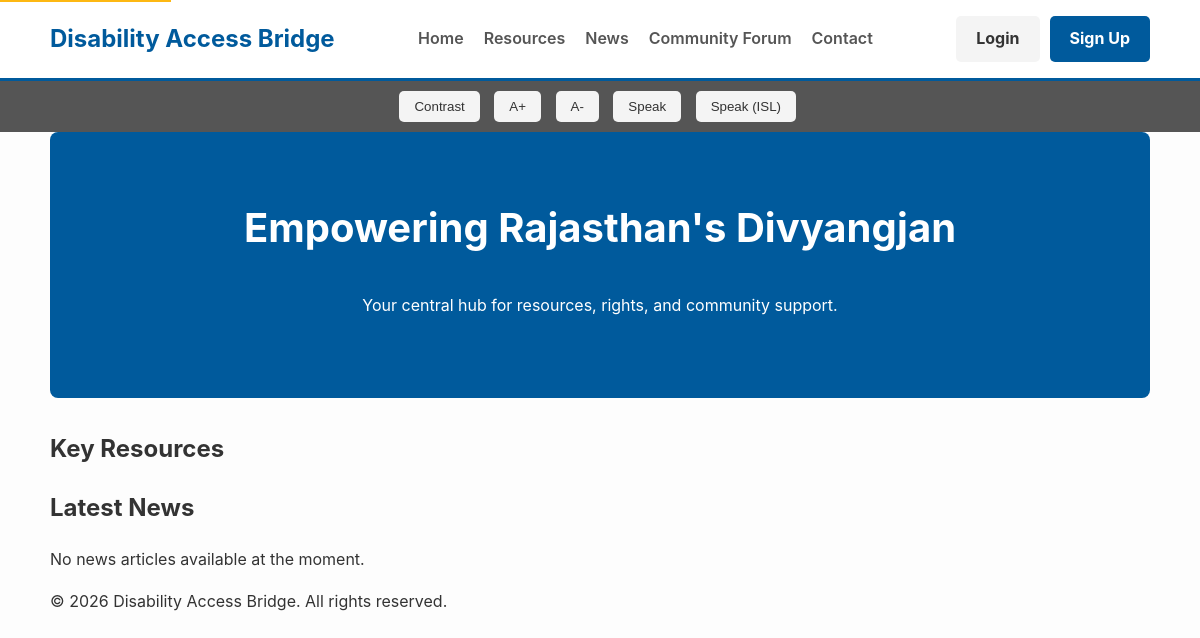
The app's page /, older data.
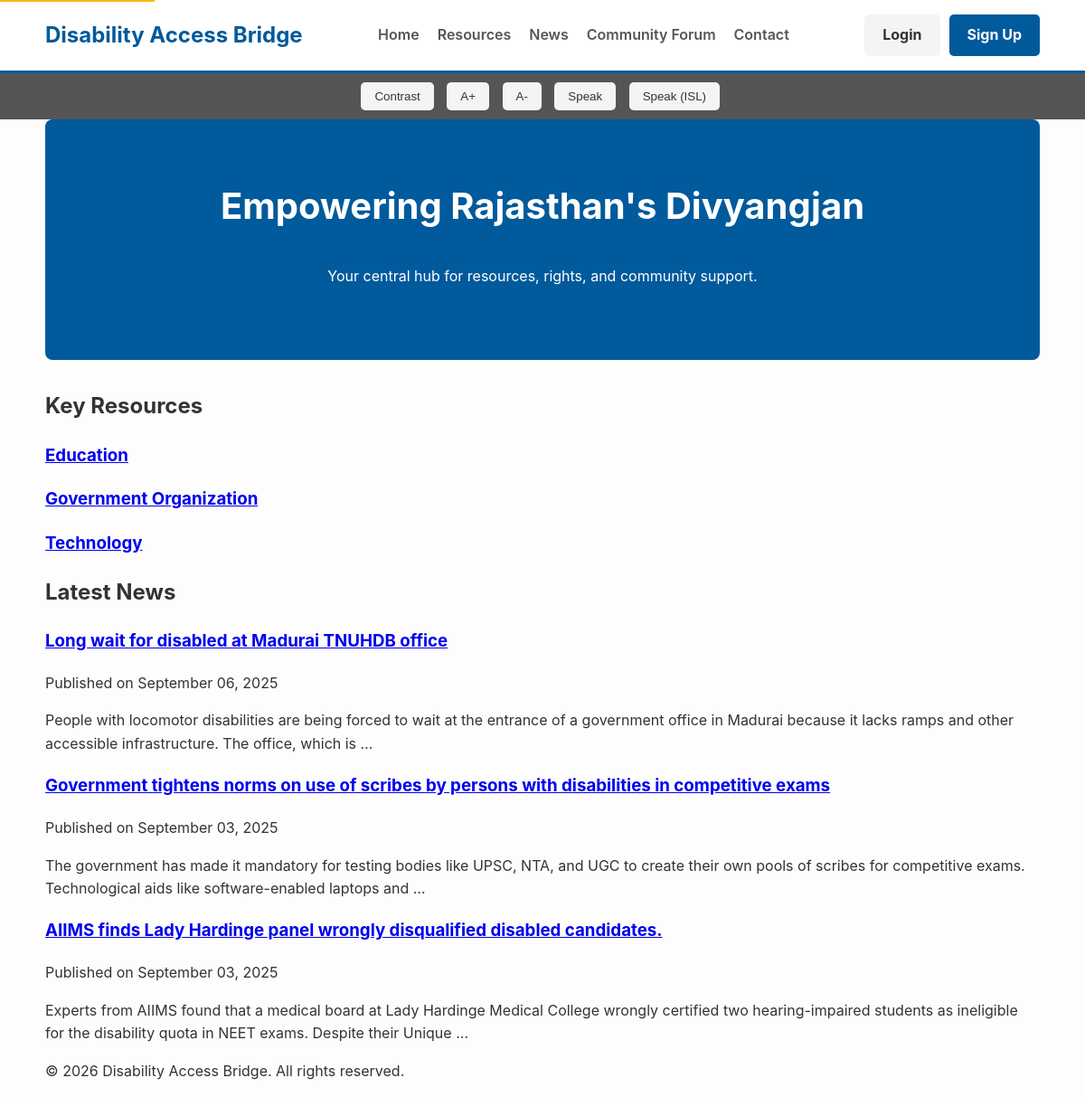
The same page, newer data.
### core/models.py (models this page shows, shortened)
class Category(models.Model):
    name = models.CharField(max_length=100, unique=True)
    class Meta:
        verbose_name_plural = "Categories"

class NewsArticle(models.Model):
    title = models.CharField(max_length=255)
    content = models.TextField()
    published_date = models.DateTimeField(default=timezone.now)
    author = models.ForeignKey(User, on_delete=models.SET_NULL, null=True, blank=True)
    class Meta:
        ordering = ['-published_date']

### core/views.py (the view)
# urls.py: path('', views.home_view, name='home'),
def home_view(request):
    latest_news = NewsArticle.objects.all()[:3]
    context = {'latest_news': latest_news}
    return render(request, 'core/home.html', context)

### core/context_processors.py (called while the page is built)
def resource_categories(request):
    return {
        'ALL_CATEGORIES': Category.objects.all().order_by('name')
    }

### core/templates/core/home.html (shortened to what this page needs)
{% extends 'core/base.html' %}
{% block content %}
<section class="hero">
    <h1>Empowering Rajasthan's Divyangjan</h1>
    <p>Your central hub for resources, rights, and community support.</p>
</section>
<section class="features">
    <h2>Key Resources</h2>
    <div class="feature-grid">
        <a href="{% url 'resources' %}?category={{ ALL_CATEGORIES.0.id }}" class="feature-card"><h3>{{ ALL_CATEGORIES.0.name }}</h3></a>
        <a href="{% url 'resources' %}?category={{ ALL_CATEGORIES.1.id }}" class="feature-card"><h3>{{ ALL_CATEGORIES.1.name }}</h3></a>
        <a href="{% url 'resources' %}?category={{ ALL_CATEGORIES.2.id }}" class="feature-card"><h3>{{ ALL_CATEGORIES.2.name }}</h3></a>
    </div>
</section>
<section>
    <h2>Latest News</h2>
    <div class="news-list">
        {% for article in latest_news %}
            <article class="news-item-summary">
                <h3><a href="{% url 'news_detail' article.pk %}">{{ article.title }}</a></h3>
                <p class="meta">Published on {{ article.published_date|date:"F d, Y" }}</p>
                <p>{{ article.content|truncatewords:30 }}</p>
            </article>
        {% empty %}
            <p>No news articles available at the moment.</p>
        {% endfor %}
    </div>
</section>
{% endblock %}

### core/templates/core/base.html (shortened to what this page needs)
<!DOCTYPE html>
<html lang="en">
<head>
    {% load static %}
    <link rel="stylesheet" href="{% static 'core/style.css' %}">
</head>
<body id="page-body">
    <header class="site-header">
        <div class="container">
            <div class="logo">
                <a href="{% url 'home' %}">Disability Access Bridge</a>
            </div>
            <nav class="main-nav">
                <ul>
                    <li><a href="{% url 'home' %}">Home</a></li>
                    <li><a href="{% url 'resources' %}">Resources</a></li>
                    <li><a href="{% url 'news_list' %}">News</a></li>
                    <li><a href="{% url 'forum' %}"> Community Forum</a></li>
                    <li><a href="{% url 'contact' %}">Contact</a></li>
                </ul>
            </nav>
            <div class="header-actions">
                {% if user.is_authenticated %}
                    <span>Welcome, {{ user.username }}</span>
                    <form method="post" action="{% url 'logout' %}" style="display: inline;">
                        {% csrf_token %}
                        <button type="submit" class="btn btn-secondary btn-logout">Logout</button>
                    </form>
                {% else %}
                    <a href="{% url 'login' %}" class="btn btn-secondary">Login</a>
                    <a href="{% url 'signup' %}" class="btn">Sign Up</a>
                {% endif %}
            </div>
        </div>
    </header>
    <div class="accessibility-toolbar">
        <button id="contrast-toggle" title="Toggle High Contrast">Contrast</button>
        <button id="font-increase" title="Increase Font Size">A+</button>
        <button id="font-decrease" title="Decrease Font Size">A-</button>
        <button id="tts-button" title="Read Page Content Aloud">Speak</button>
        <button id="isl-button" title="Speak to ISL Converter">Speak (ISL)</button>
    </div>
    <main id="main-content" class="container">
        {% block content %}{% endblock %}
    </main>
    <footer class="site-footer">
        <div class="container">
            <p>&copy; {% now "Y" %} Disability Access Bridge. All rights reserved.</p>
        </div>
    </footer>
</body>
</html>

### core/static/core/style.css (style rules this page uses)
:root { --primary-color: #005A9C; --secondary-color: #FDB813; --text-color: #333; --bg-color: #fdfdfd; --light-gray: #f4f4f4; --dark-gray: #555; --font-size: 16px; }
body { font-family: -apple-system, BlinkMacSystemFont, "Segoe UI", Roboto, Helvetica, Arial, sans-serif; margin: 0; background-color: var(--bg-color); color: var(--text-color); font-size: var(--font-size); line-height: 1.6; }
.container { max-width: 1100px; margin: 0 auto; padding: 0 20px; }
.site-header { background: #fff; box-shadow: 0 2px 4px rgba(0,0,0,0.1); padding: 1rem 0; border-bottom: 3px solid var(--primary-color); }
.site-header .container { display: flex; justify-content: space-between; align-items: center; }
.logo a { font-size: 1.5rem; font-weight: bold; color: var(--primary-color); text-decoration: none; }
.main-nav ul { margin: 0; padding: 0; list-style: none; display: flex; gap: 20px; }
.main-nav a { text-decoration: none; color: var(--dark-gray); font-weight: 600; padding: 5px 0; border-bottom: 2px solid transparent; transition: all 0.3s ease; }
.header-actions { display: flex; align-items: center; gap: 10px; }
.btn, .btn-secondary { display: inline-block; padding: 10px 20px; border-radius: 5px; text-decoration: none; font-weight: bold; border: none; cursor: pointer; transition: background-color 0.3s ease; }
.btn { background-color: var(--primary-color); color: #fff; }
.btn-secondary { background-color: var(--light-gray); color: var(--text-color); }
main { padding: 2rem 0; }
.hero { background-color: var(--primary-color); color: #fff; padding: 4rem 2rem; text-align: center; border-radius: 8px; margin-bottom: 2rem; }
.hero h1 { font-size: 2.5rem; margin-top: 0; }
.accessibility-toolbar { background: var(--dark-gray); padding: 10px; text-align: center; }
.accessibility-toolbar button { background: var(--light-gray); color: var(--text-color); border: none; padding: 8px 15px; margin: 0 5px; cursor: pointer; border-radius: 5px; }

Row changes from the older to the newer data that the page shows:
added Category: name "Education"
added Category: name "Government Organization"
added Category: name "Technology"
added NewsArticle: title "Long wait for disabled at Madurai TNUHDB office", published_date "September 06, 2025", content "People with locomotor disabilities are being forced to wait at the entrance of a government office in Madurai because it lacks ramps and other accessible infrastructure. The office, which is …"
added NewsArticle: title "Government tightens norms on use of scribes by persons with disabilities in competitive exams", published_date "September 03, 2025", content "The government has made it mandatory for testing bodies like UPSC, NTA, and UGC to create their own pools of scribes for competitive exams. Technological aids like software-enabled laptops and …"
added NewsArticle: title "AIIMS finds Lady Hardinge panel wrongly disqualified disabled candidates.", published_date "September 03, 2025", content "Experts from AIIMS found that a medical board at Lady Hardinge Medical College wrongly certified two hearing-impaired students as ineligible for the disability quota in NEET exams. Despite their Unique …"
Text that changed along with them:
text no longer shown: "No news articles available at the moment."
